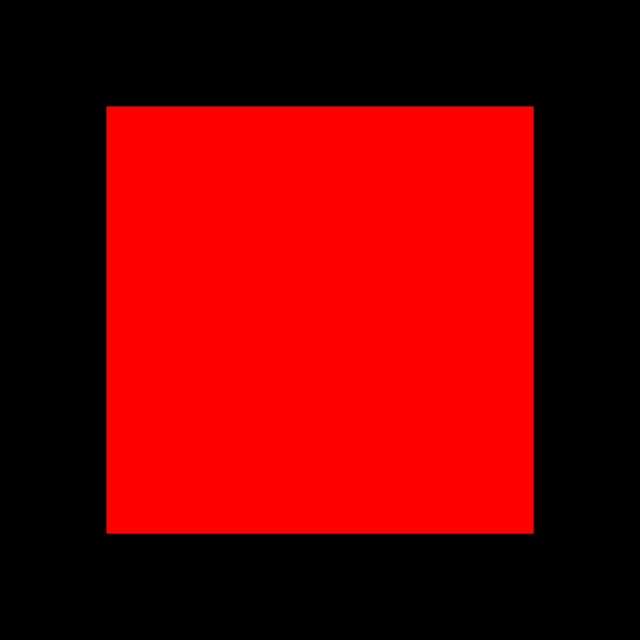
#> input picture src/detection/data/sq.png, 640 x 640 px, found by its file name
$ python atlas_midline.py
#> lines starting #> are read from the running program, lines starting #| are printed output that depends on the picture; after the words box and inside, x2 and y2 are one past the last pixel; in counts of white or black regions, pixels touching at a corner belong together
import cv2
import numpy as np

def compute_middle_line(image, h, w):
    """
    Compute the middle line (ML) of a coronal section image using SSD.

    Args:
        image (numpy.ndarray): Binary image representation of the coronal section.
        h (int): Limit of height, equal to the height of each section.
        w (int): Limit of thickness, 1/5 of the section thickness.

    Returns:
        middle_line (numpy.ndarray): Vertical line representing the ML.
    """
    height, width = image.shape[:2]
    box_width = h // 2
    box_height = w // 2
    min_ssd = np.inf
    best_indicator = 0

    for i in range(width - box_width):
        box1 = image[:, i:i+box_width]
        # Pad box2 to match the dimensions of box1
        box2 = np.flip(image[:, i+box_width-1:i+box_width+box_width-1], axis=1)
        ssd = np.sum((box1 - box2) ** 2)
        if ssd < min_ssd:
            min_ssd = ssd
            best_indicator = i

    middle_line = np.array([[best_indicator + box_width, 0],
                            [best_indicator + box_width, height]], dtype=np.int32)

    return middle_line


# Example usage
# Load binary image of coronal section using OpenCV
image = cv2.imread('sq.png', 0)
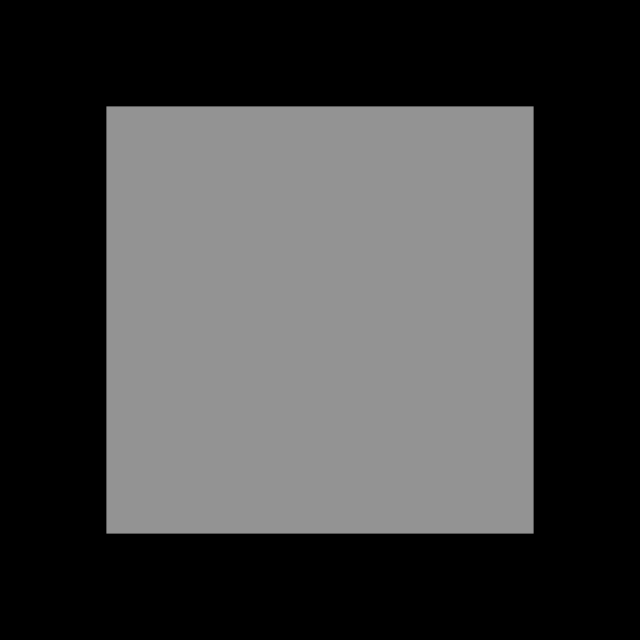
#> image: shape (640, 640); min 0, max 147, mean 65.5
# Convert to binary (0, 1) representation
image = cv2.threshold(image, 127, 1, cv2.THRESH_BINARY)[1]
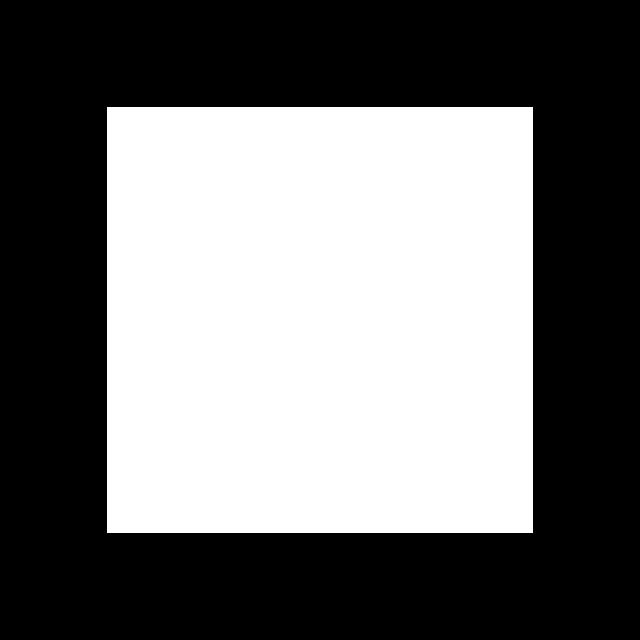
#> image: shape (640, 640); values 0 (black) and 1 (white), 44.3% white; 1 white region, box (x1, y1, x2, y2) and area: (107, 107, 533, 533) 181476
# Compute middle line
middle_line = compute_middle_line(image, h=image.shape[0], w=image.shape[1])
#> the loop in compute_middle_line, `for i in range(width - box_width):` made 3 passes
#> (ssd, min_ssd) on pass 1: (426, 426)
#> ssd on pass 2: 426
#> pass 1, in compute_middle_line, `box1 = image[:, i:i+box_width]`:
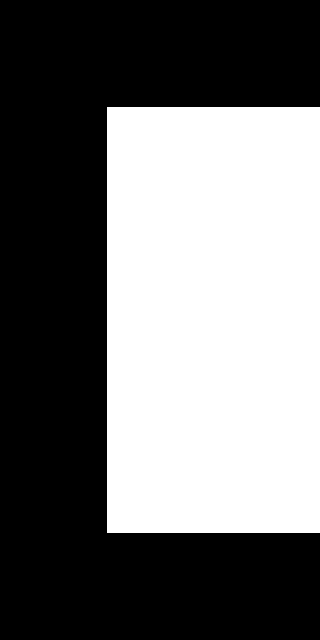
#> box1: shape (640, 320); values 0 (black) and 1 (white), 44.3% white; 1 white region, box (x1, y1, x2, y2) and area: (107, 107, 320, 533) 90738
#> pass 1, in compute_middle_line, `box2 = np.flip(image[:, i+box_width-1:i+box_width+box_width-1], axis=1)`:
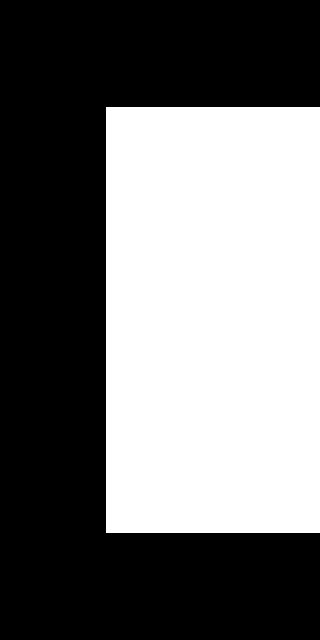
#> box2: shape (640, 320); values 0 (black) and 1 (white), 44.5% white; 1 white region, box (x1, y1, x2, y2) and area: (106, 107, 320, 533) 91164
#> pass 3, in compute_middle_line, `box1 = image[:, i:i+box_width]`:
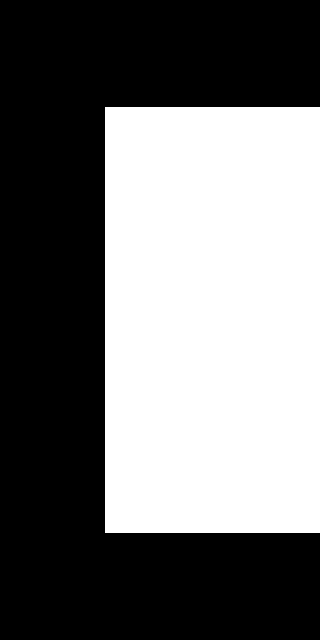
#> box1: shape (640, 320); values 0 (black) and 1 (white), 44.7% white; 1 white region, box (x1, y1, x2, y2) and area: (105, 107, 320, 533) 91590
#> after the loop in compute_middle_line, `for i in range(width - box_width):`: best_indicator = 0; min_ssd = 426
#> (the run stopped early here; a loop or call above may not have finished)

$ run again, with src/detection/data/moving.jpg saved as src/detection/data/sq.png
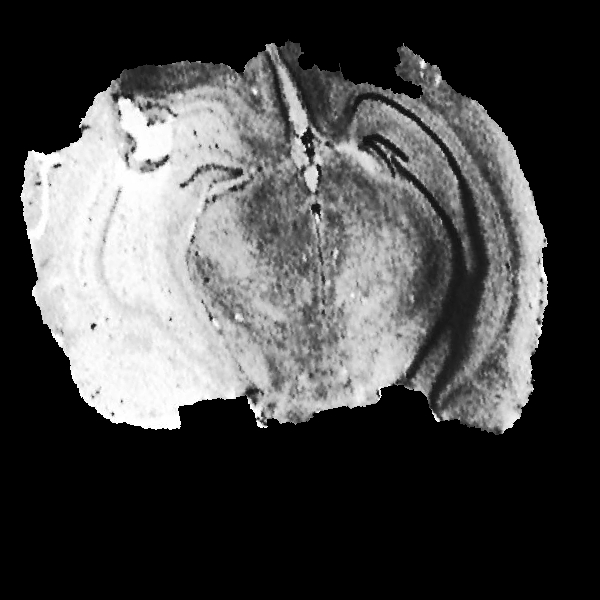
#> input picture src/detection/data/moving.jpg, 600 x 600 px, found by its file name
#> image is the input picture: shape (600, 600); min 0, max 255, mean 72.8
#> `image = cv2.threshold(image, 127, 1, cv2.THRESH_BINARY)[1]`:
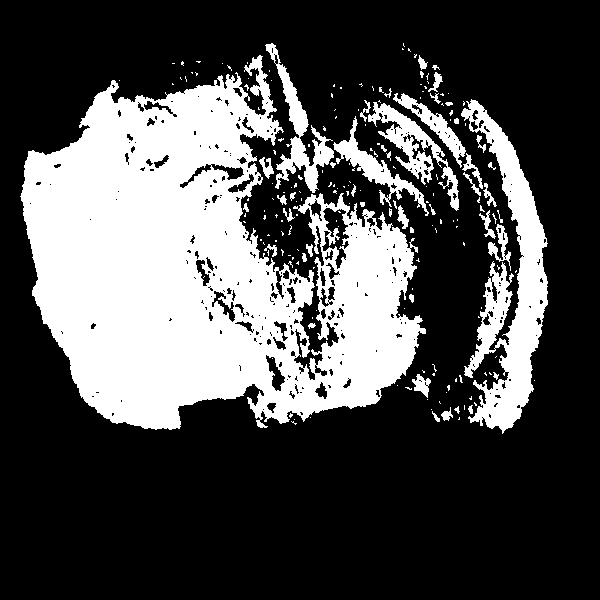
#> image: shape (600, 600); values 0 (black) and 1 (white), 30.2% white; 198 white regions (151 under 20 px), largest, box (x1, y1, x2, y2) and area: (20, 55, 426, 430) 86520, (461, 99, 548, 434) 11049, (265, 43, 334, 193) 2489
#> the loop in compute_middle_line, `for i in range(width - box_width):` made 3 passes
#> (ssd, min_ssd) on pass 1: (45951, 45951)
#> pass 2, in compute_middle_line, `box2 = np.flip(image[:, i+box_width-1:i+box_width+box_width-1], axis=1)`:
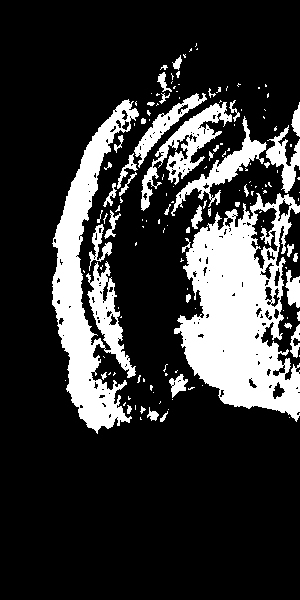
#> box2: shape (600, 300); values 0 (black) and 1 (white), 20.6% white; 146 white regions (101 under 20 px), largest, box (x1, y1, x2, y2) and area: (174, 193, 300, 422) 16243, (52, 99, 139, 434) 11049, (141, 102, 232, 211) 2420
#> after the loop in compute_middle_line, `for i in range(width - box_width):`: best_indicator = 0; min_ssd = 45951
